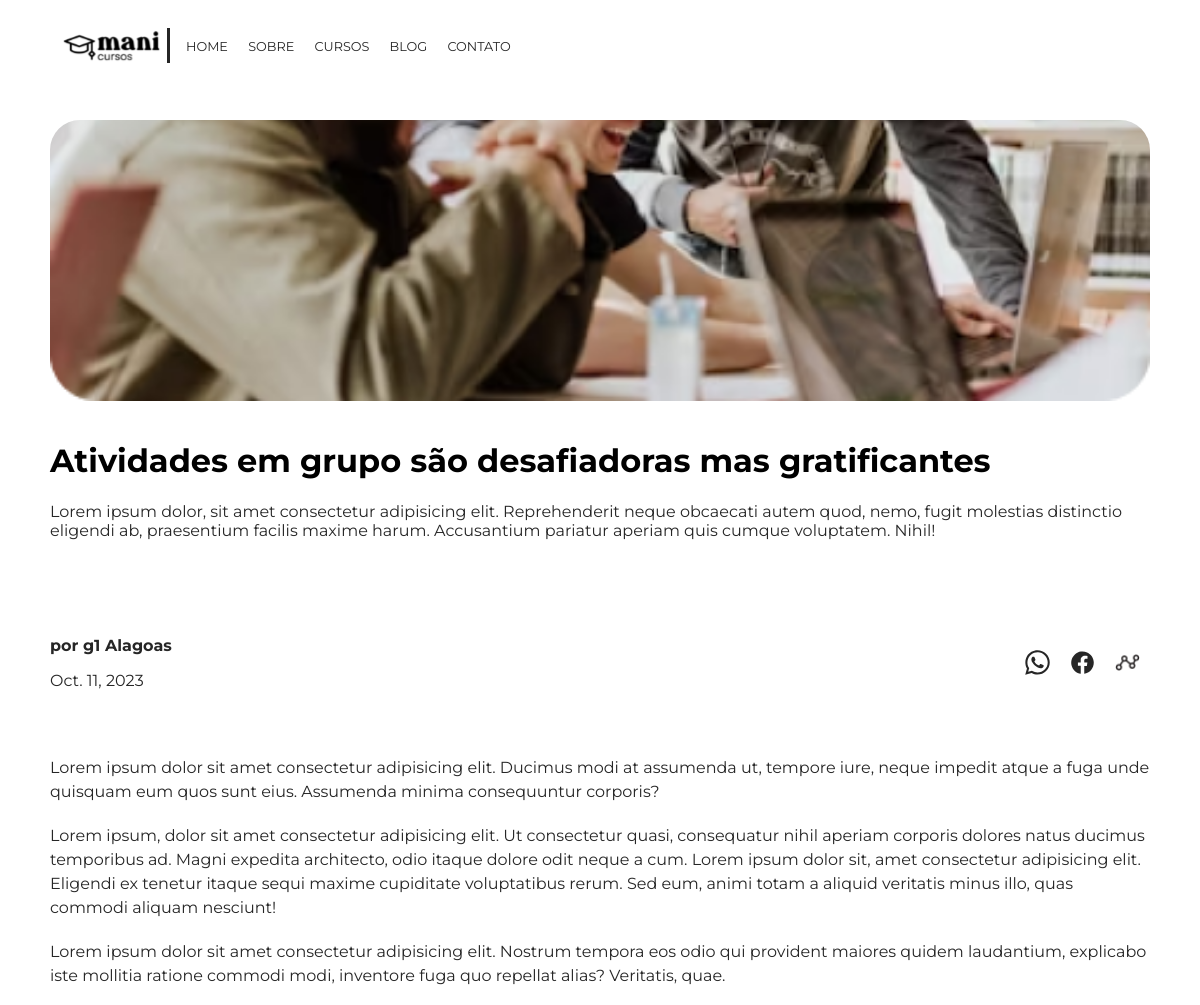
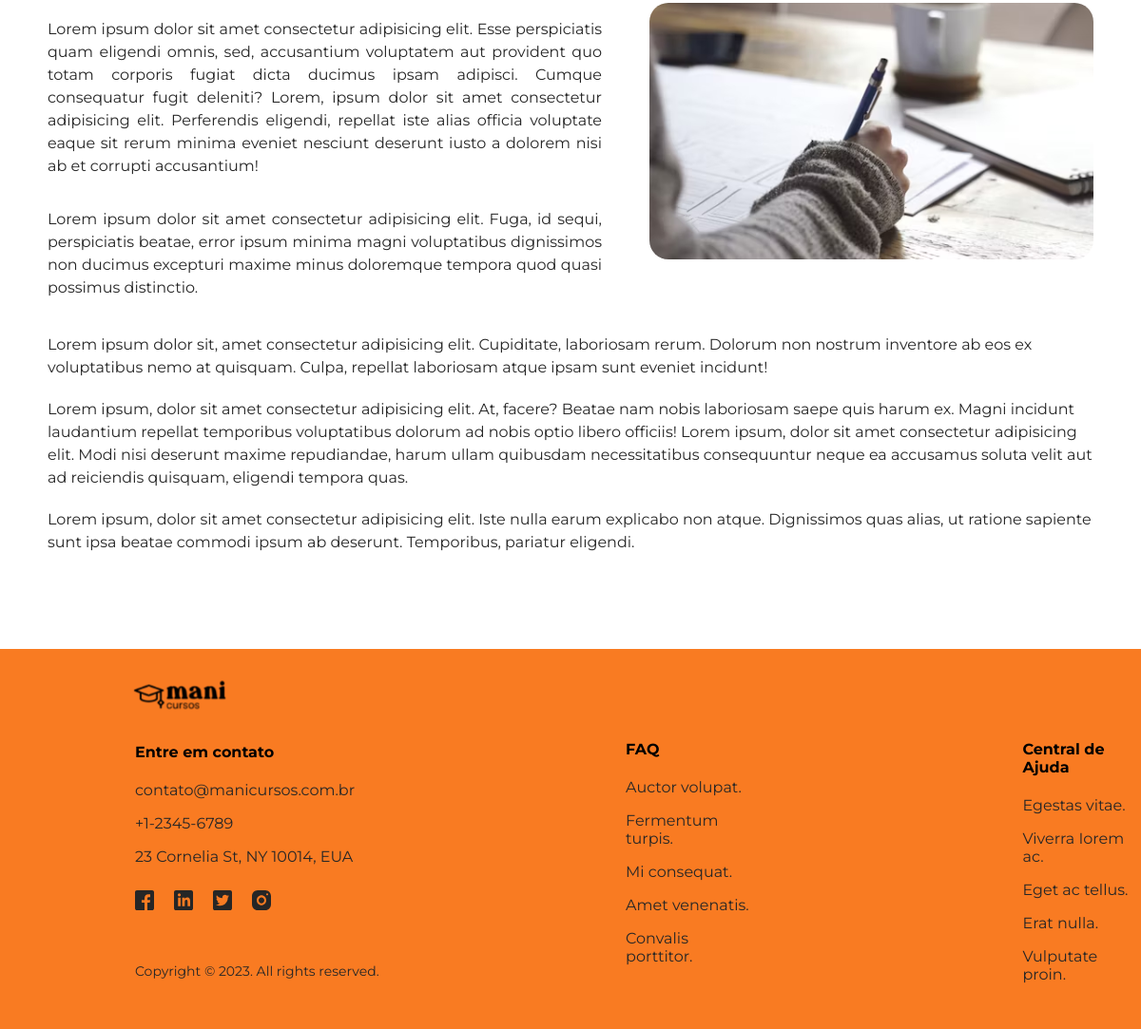
The app's page /blog/noticia/3 with its own data (2 pictures, top to bottom).
### apps/blog/models.py (models this page shows, shortened)
class Noticia(models.Model):
    titulo = models.CharField(max_length=200)
    subtitulo = models.CharField(max_length=300)
    criador = models.CharField(max_length=200)
    datatime_da_pub = models.DateTimeField(auto_now=True)
    conteudo = models.TextField()
    imagem = models.ImageField(upload_to="noticias/")
    data = models.DateField(default=timezone.now)

### apps/blog/views.py (the view)
# urls.py: path('noticia/<int:id>', views.detail_noticia, name="noticia"),
def detail_noticia(request, id):
    noticia = Noticia.objects.get(id=id)
    return render(request, "blog/detail_noticia.html", {
        "noticia": noticia,
    })

### core/templates/blog/detail_noticia.html (shortened to what this page needs)
{% extends '../base.html' %}
{% load static %}
{% block style %}
    <link rel="stylesheet" type="text/css" href="{% static 'css/detail_noticia.css' %}">
{% endblock %}
{% block main %}
    <header>
        <div class="box-img">
            <img src="{{noticia.imagem.url}}" alt="">
        </div>
        <h1>{{noticia.titulo}}</h1>
        <p>{{noticia.subtitulo}}</p>
    </header>
    <div class="headline">
        <div class="source">
            <p><strong>por {{noticia.criador}}</strong></p>
            <p>{{noticia.data}}</p>
        </div>
        <div class="redes">
            <div class="box-img-rs"><img src="../../static/img/graphics/Vector.svg" alt="logo-whathsapp"></div>
            <div class="box-img-rs"><img src="../../static/img/graphics/Vector(1).svg" alt="logo-facebook"></div>
            <div class="box-img-rs"><img src="../../static/img/graphics/conexao.png" alt="icon-conexão"></div>
        </div>
    </div>
    <main>
        <p>Lorem ipsum dolor sit amet consectetur adipisicing elit. Ducimus modi at assumenda ut, tempore iure, neque impedit atque a fuga unde quisquam eum quos sunt eius. Assumenda minima consequuntur corporis?</p>
        <p>Lorem ipsum, dolor sit amet consectetur adipisicing elit. Ut consectetur quasi, consequatur nihil aperiam corporis dolores natus ducimus temporibus ad. Magni expedita architecto, odio itaque dolore odit neque a cum. Lorem ipsum dolor sit, amet consectetur adipisicing elit. Eligendi ex tenetur itaque sequi maxime cupiditate voluptatibus rerum. Sed eum, animi totam a aliquid veritatis minus illo, quas commodi aliquam nesciunt!</p>
        <p>Lorem ipsum dolor sit amet consectetur adipisicing elit. Nostrum tempora eos odio qui provident maiores quidem laudantium, explicabo iste mollitia ratione commodi modi, inventore fuga quo repellat alias? Veritatis, quae.</p>
        <div class="flex text-img">
            <div class="flex column texto">
                <p>Lorem ipsum dolor sit amet consectetur adipisicing elit. Esse perspiciatis quam eligendi omnis, sed, accusantium voluptatem aut provident quo totam corporis fugiat dicta ducimus ipsam adipisci. Cumque consequatur fugit deleniti? Lorem, ipsum dolor sit amet consectetur adipisicing elit. Perferendis eligendi, repellat iste alias officia voluptate eaque sit rerum minima eveniet nesciunt deserunt iusto a dolorem nisi ab et corrupti accusantium!</p>
                <p>Lorem ipsum dolor sit amet consectetur adipisicing elit. Fuga, id sequi, perspiciatis beatae, error ipsum minima magni voluptatibus dignissimos non ducimus excepturi maxime minus doloremque tempora quod quasi possimus distinctio.</p>
            </div>
            <div><img src="{% static 'img/noticias/Rectangle 607.svg' %}" alt=""></div>
        </div>
        <p>Lorem ipsum dolor sit, amet consectetur adipisicing elit. Cupiditate, laboriosam rerum. Dolorum non nostrum inventore ab eos ex voluptatibus nemo at quisquam. Culpa, repellat laboriosam atque ipsam sunt eveniet incidunt!</p>
        <p>Lorem ipsum, dolor sit amet consectetur adipisicing elit. At, facere? Beatae nam nobis laboriosam saepe quis harum ex. Magni incidunt laudantium repellat temporibus voluptatibus dolorum ad nobis optio libero officiis! Lorem ipsum, dolor sit amet consectetur adipisicing elit. Modi nisi deserunt maxime repudiandae, harum ullam quibusdam necessitatibus consequuntur neque ea accusamus soluta velit aut ad reiciendis quisquam, eligendi tempora quas.</p>
        <p>Lorem ipsum, dolor sit amet consectetur adipisicing elit. Iste nulla earum explicabo non atque. Dignissimos quas alias, ut ratione sapiente sunt ipsa beatae commodi ipsum ab deserunt. Temporibus, pariatur eligendi.</p>
    </main>
{% endblock%}

### core/static/css/nav.css (style rules this page uses)
p { display: flex; }

### core/static/css/footer.css (style rules this page uses)
body { margin: 0px; }
p { font-family: Montserrat; color: #262626; border: 10px; }
.redes { padding: 10px; padding-left: 0px; cursor:pointer; }

### core/static/css/base.css (style rules this page uses)
* { font-family: 'Montserrat'; }
:root { --laranja: #ff7000; }
.flex { display: flex; }
.column { flex-direction: column; }

### core/static/css/detail_noticia.css (style rules this page uses)
header { margin: 20px 50px 80px 50px; border-radius: 20px; }
.box-img { width: 100%; height: 300px; border-radius: 30px; overflow: hidden; position: relative; }
.box-img > img { width: 100%; object-fit: cover; position: absolute; top: -355px; }
.headline { margin: 20px 50px 50px 50px; display: flex; justify-content: space-between; }
.redes { display: flex; gap: 20px; align-items: center; }
.box-img-rs { width: 25px; height: 25px; }
.box-img-rs > img { width: 100%; height: 100%; }
main { margin: 0px 50px 100px 50px; line-height: 1.5; }
main > p { margin-bottom: 20px; }
.texto { margin-right: 50px; justify-content: space-evenly; text-align: justify; }
.text-img { margin-bottom: 20px; }

### records on screen
Noticia: imagem (picture), titulo "Atividades em grupo são desafiadoras mas gratificantes", subtitulo "Lorem ipsum dolor, sit amet consectetur adipisicing elit. Reprehenderit neque obcaecati autem quod, nemo, fugit molestias distinctio eligendi ab, praesentium facilis maxime harum. Accusantium pariatur aperiam quis cumque voluptatem. Nihil!", criador "g1 Alagoas", data "Oct. 11, 2023"
